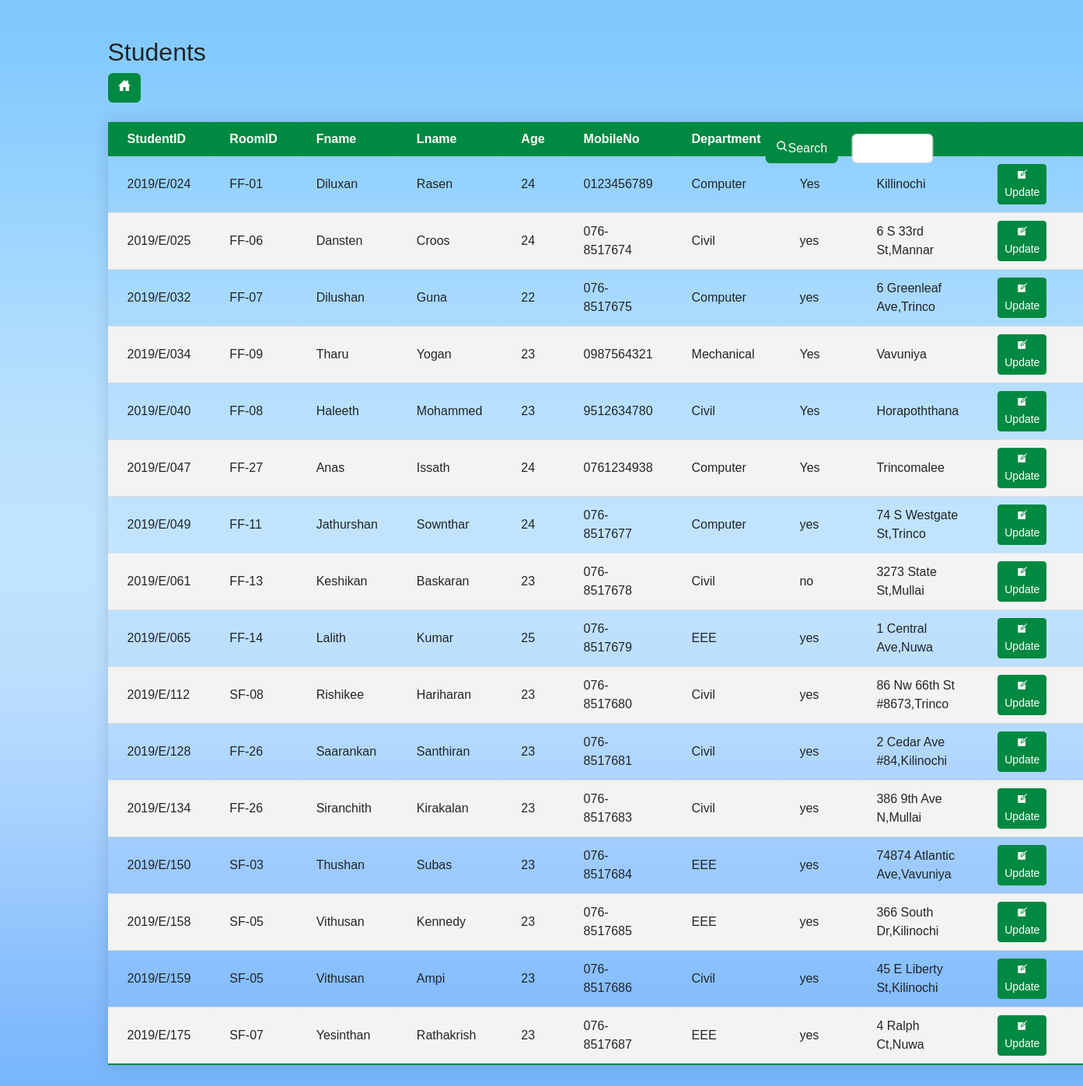
The page /IndexStudent.php (signed in) on the database its author committed.
### tables this page shows
CREATE TABLE `student` (
  `StudentID` char(10) NOT NULL,
  `RoomID` char(9) DEFAULT NULL,
  `Fname` varchar(20) NOT NULL,
  `Lname` varchar(20) NOT NULL,
  `Age` int(11) NOT NULL,
  `MobileNo` varchar(14) NOT NULL,
  `Department` varchar(35) NOT NULL,
  `Status` varchar(4) NOT NULL,
  `Address` varchar(60) NOT NULL
);

### IndexStudent.php (the view, shortened to what this page needs)
<!DOCTYPE html>
<html lang="en">
<head>
    <link rel="stylesheet" href="https://cdn.jsdelivr.net/npm/bootstrap@5.2.2/dist/css/bootstrap.min.css">
    <link rel="stylesheet" type="text/css" href="EditDeleteButton.css">
    <link rel="stylesheet" type="text/css" href="table.css">
</head>
<body>
    <div class="container my-5">
        <h2>Students</h2>
        <form action="" method="GET">
            <a class="btn btn-head" href="/HostelManagement/HomeEmployee.php" role="button">
                <ion-icon name="home-sharp"></ion-icon>
            </a>
            <div1>
                <button type="submit" class="btn btn-head">
                    <ion-icon name="search"></ion-icon>Search
                </button>
            </div1>
            <div2>
                <input type="text" class="form-control" name="StudentID" value="<?php if (isset($_GET['StudentID'])) {
                                                                                    echo $_GET['StudentID'];
                                                                                } ?>">
            </div2>
        </form>
        <form>
            <table class="styled-table">
                <thead>
                    <tr>
                        <th>StudentID</th>
                        <th>RoomID</th>
                        <th>Fname</th>
                        <th>Lname</th>
                        <th>Age</th>
                        <th>MobileNo</th>
                        <th>Department</th>
                        <th>Status</th>
                        <th>Address</th>
                        <th></th>
                        <th></th>
                    </tr>
                </thead>
                <tbody>
                    <?php
                    $servername = "localhost";
                    $username = "root";
                    $password = "";
                    $database = "hostel management system";
                    $connection = new mysqli($servername, $username, $password, $database);
                    $sql = "SELECT * FROM student";
                    $result = $connection->query($sql);
                    while ($row = $result->fetch_assoc()) {
                        echo "
                    <tr>
                    <td>$row[StudentID]</td>
                    <td>$row[RoomID]</td>
                    <td>$row[Fname]</td>
                    <td>$row[Lname]</td>
                    <td>$row[Age]</td>
                    <td>$row[MobileNo]</td>
                    <td>$row[Department]</td>
                    <td>$row[Status]</td>
                    <td>$row[Address]</td>
                    <td>
                        <a class='btn btn-update btn-sm' href='./UpdateStudent.php?StudentID=$row[StudentID]'><ion-icon name='create-sharp'></ion-icon>Update</a>
                    </td>
                    <td>
                        <a class='btn btn-delete btn-sm' href='./DeleteStudent.php?StudentID=$row[StudentID]'><ion-icon name='trash-sharp'></ion-icon>Delete</a>
                    </td>
                    </tr>
                    ";
                    }
                    ?>
                </tbody>
            </table>
        </form>
        <br>
    </div>
</body>
</html>

### EditDeleteButton.css (style rules this page uses)
.btn-update { --bs-btn-color: #fff; --bs-btn-bg: #008940; --bs-btn-border-color: #008940; --bs-btn-hover-color: #fff; --bs-btn-hover-bg: #4e7d55; --bs-btn-hover-border-color: #4e7d55; --bs-btn-focus-shadow-rgb: 49, 132, 253; --bs-btn-active-color: #fff; --bs-btn-active-bg: #4e7d55; --bs-btn-active-border-color: #4e7d55; --bs-btn-active-shadow: inset 0 3px 5px rgba(0, 0, 0, 0.125); --bs-btn-disabled-color: #fff; --bs-btn-disabled-bg: #008940; --bs-btn-disabled-border-color: #008940; }
.btn-head { --bs-btn-color: #fff; --bs-btn-bg: #008940; --bs-btn-border-color: #008940; --bs-btn-hover-color: #fff; --bs-btn-hover-bg: #4e7d55; --bs-btn-hover-border-color: #4e7d55; --bs-btn-focus-shadow-rgb: 49, 132, 253; --bs-btn-active-color: #fff; --bs-btn-active-bg: #4e7d55; --bs-btn-active-border-color: #4e7d55; --bs-btn-active-shadow: inset 0 3px 5px rgba(0, 0, 0, 0.125); --bs-btn-disabled-color: #fff; --bs-btn-disabled-bg: #008940; --bs-btn-disabled-border-color: #008940; }

### table.css (style rules this page uses)
.styled-table { border-collapse: collapse; margin: 25px 0; font-size: 1em; font-family: sans-serif; min-width: 400px; box-shadow: 0 0 20px rgba(0, 0, 0, 0.15); }
.styled-table thead tr { background-color: #008940; color: #ffffff; text-align: left; }
.styled-table th, .styled-table td { border-radius: 1px; padding: 10px 25px; }
.styled-table tbody tr { border-bottom: 1px solid #dddddd; }
.styled-table tbody tr:nth-of-type(even) { background-color: #f3f3f3; }
.styled-table tbody tr:last-of-type { border-bottom: 2px solid #008940; }

### IndexStudent.php (style rules this page uses)
body { margin: 0; padding: 0; background: url(BackGroundOnly.jpg)no-repeat center center fixed; font-family: sans-serif; background-size: cover; }
div1 { color: #000000; position: absolute; left: 74%; top: 13%; transform: translate(-50%, -50%); padding: 70px; line-height: 70px; }
div2 { color: #000000; position: absolute; left: 82.4%; top: 13%; transform: translate(-50%, -50%); padding: 70px; line-height: 70px; }

### rows shown on the page
student: StudentID "2019/E/024", RoomID "FF-01", Fname "Diluxan", Lname "Rasen", Age "24", MobileNo "0123456789", Department "Computer", Status "Yes", Address "Killinochi"
student: StudentID "2019/E/025", RoomID "FF-06", Fname "Dansten", Lname "Croos", Age "24", MobileNo "076-8517674", Department "Civil", Status "yes", Address "6 S 33rd St,Mannar"
student: StudentID "2019/E/032", RoomID "FF-07", Fname "Dilushan", Lname "Guna", Age "22", MobileNo "076-8517675", Department "Computer", Status "yes", Address "6 Greenleaf Ave,Trinco"
student: StudentID "2019/E/034", RoomID "FF-09", Fname "Tharu", Lname "Yogan", Age "23", MobileNo "0987564321", Department "Mechanical", Status "Yes", Address "Vavuniya"
student: StudentID "2019/E/040", RoomID "FF-08", Fname "Haleeth", Lname "Mohammed", Age "23", MobileNo "9512634780", Department "Civil", Status "Yes", Address "Horapoththana"
student: StudentID "2019/E/047", RoomID "FF-27", Fname "Anas", Lname "Issath", Age "24", MobileNo "0761234938", Department "Computer", Status "Yes", Address "Trincomalee"
student: StudentID "2019/E/049", RoomID "FF-11", Fname "Jathurshan", Lname "Sownthar", Age "24", MobileNo "076-8517677", Department "Computer", Status "yes", Address "74 S Westgate St,Trinco"
student: StudentID "2019/E/061", RoomID "FF-13", Fname "Keshikan", Lname "Baskaran", Age "23", MobileNo "076-8517678", Department "Civil", Status "no", Address "3273 State St,Mullai"
student: StudentID "2019/E/065", RoomID "FF-14", Fname "Lalith", Lname "Kumar", Age "25", MobileNo "076-8517679", Department "EEE", Status "yes", Address "1 Central Ave,Nuwa"
student: StudentID "2019/E/112", RoomID "SF-08", Fname "Rishikee", Lname "Hariharan", Age "23", MobileNo "076-8517680", Department "Civil", Status "yes", Address "86 Nw 66th St #8673,Trinco"
student: StudentID "2019/E/128", RoomID "FF-26", Fname "Saarankan", Lname "Santhiran", Age "23", MobileNo "076-8517681", Department "Civil", Status "yes", Address "2 Cedar Ave #84,Kilinochi"
student: StudentID "2019/E/134", RoomID "FF-26", Fname "Siranchith", Lname "Kirakalan", Age "23", MobileNo "076-8517683", Department "Civil", Status "yes", Address "386 9th Ave N,Mullai"
student: StudentID "2019/E/150", RoomID "SF-03", Fname "Thushan", Lname "Subas", Age "23", MobileNo "076-8517684", Department "EEE", Status "yes", Address "74874 Atlantic Ave,Vavuniya"
student: StudentID "2019/E/158", RoomID "SF-05", Fname "Vithusan", Lname "Kennedy", Age "23", MobileNo "076-8517685", Department "EEE", Status "yes", Address "366 South Dr,Kilinochi"
student: StudentID "2019/E/159", RoomID "SF-05", Fname "Vithusan", Lname "Ampi", Age "23", MobileNo "076-8517686", Department "Civil", Status "yes", Address "45 E Liberty St,Kilinochi"
student: StudentID "2019/E/175", RoomID "SF-07", Fname "Yesinthan", Lname "Rathakrish", Age "23", MobileNo "076-8517687", Department "EEE", Status "yes", Address "4 Ralph Ct,Nuwa"
